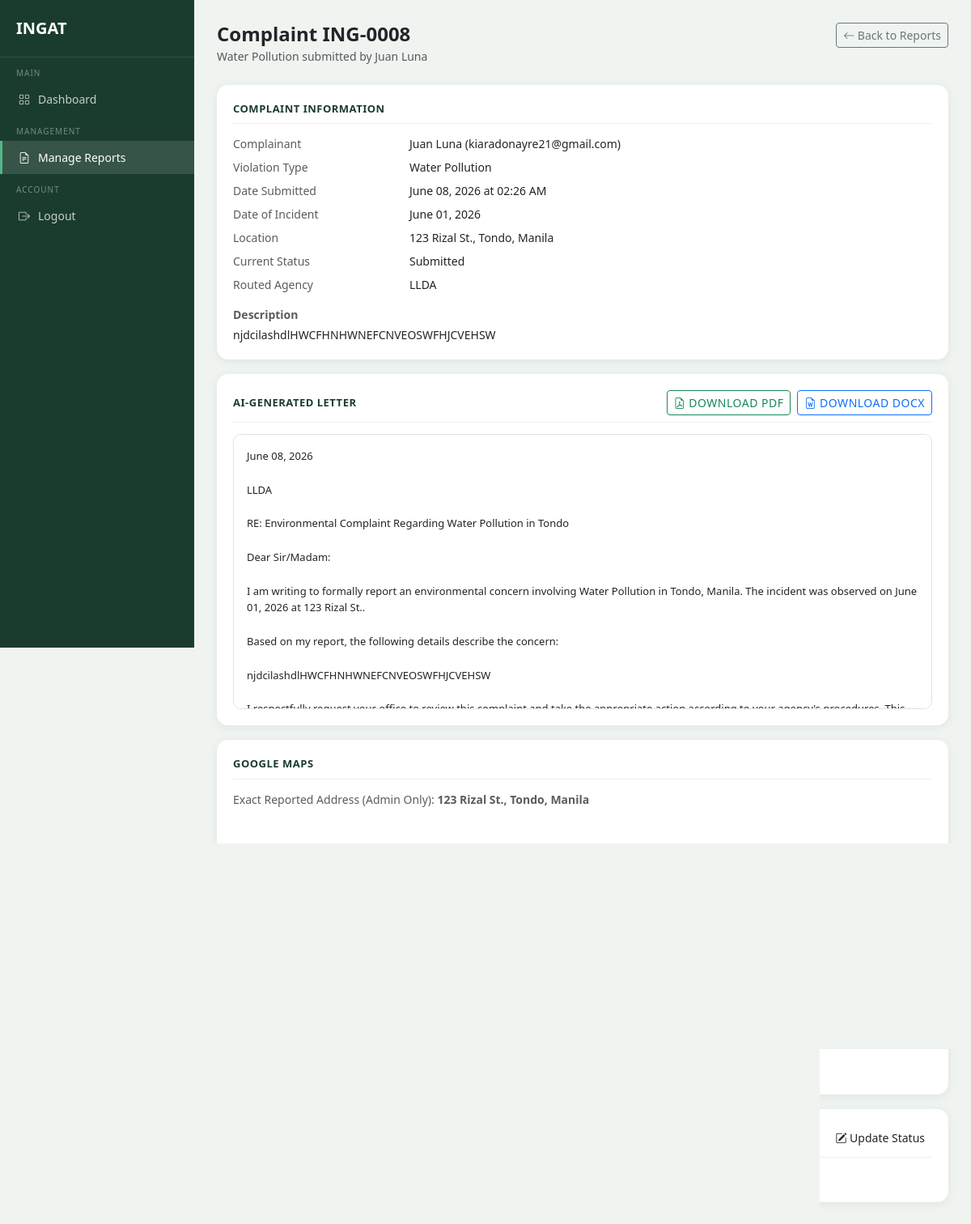
The app's page /admin/reports/8 (signed in) with its own data.
### models.py (models this page shows, shortened)
class Complaint(db.Model):
    __tablename__ = 'complaints'
    id = db.Column(db.Integer, primary_key=True)
    user_id = db.Column(db.Integer, db.ForeignKey('users.id'), nullable=False)
    agency_id = db.Column(db.Integer, db.ForeignKey('agencies.id'), nullable=True)
    violation_type = db.Column(db.String(100), nullable=False)
    street_address = db.Column(db.String(255), nullable=False)
    barangay = db.Column(db.String(100), nullable=False)
    municipality = db.Column(db.String(100), nullable=False)
    date_incident = db.Column(db.Date, nullable=False)
    description = db.Column(db.Text, nullable=False)
    photo_path = db.Column(db.String(255), nullable=True)
    generated_letter = db.Column(db.Text, nullable=True)
    letter_generated = db.Column(db.Boolean, default=False)
    status = db.Column(db.String(50), default='Submitted')
    created_at = db.Column(db.DateTime, default=datetime.utcnow)
    status_history = db.relationship('StatusHistory', backref='complaint', lazy=True)

class User(db.Model, UserMixin):
    __tablename__ = 'users'
    id = db.Column(db.Integer, primary_key=True)
    full_name = db.Column(db.String(100), nullable=False)
    email = db.Column(db.String(120), unique=True, nullable=False)
    contact_number = db.Column(db.String(11), nullable=False)
    barangay = db.Column(db.String(100), nullable=False)
    municipality = db.Column(db.String(100), nullable=False)
    password_hash = db.Column(db.String(256), nullable=False)
    status = db.Column(db.String(20), default='active')
    email_notif = db.Column(db.Boolean, default=True)
    inapp_notif = db.Column(db.Boolean, default=True)
    created_at = db.Column(db.DateTime, default=datetime.utcnow)
    complaints = db.relationship('Complaint', backref='complainant', lazy=True)
    email_verifications = db.relationship('EmailVerification', backref='user', lazy=True)

class Agency(db.Model):
    __tablename__ = 'agencies'
    id = db.Column(db.Integer, primary_key=True)
    agency_name = db.Column(db.String(100), nullable=False)
    contact_email = db.Column(db.String(120), nullable=False)
    contact_number = db.Column(db.String(11), nullable=False)
    violation_types = db.Column(db.String(255), nullable=False)
    status = db.Column(db.String(20), default='active')
    created_at = db.Column(db.DateTime, default=datetime.utcnow)
    complaints = db.relationship('Complaint', backref='agency', lazy=True)

### routes/admin_routes.py (the view)
@admin_bp.route('/reports/<int:complaint_id>')
@admin_required
def report_detail(complaint_id):
    from models import Complaint
    complaint = Complaint.query.get_or_404(complaint_id)
    status_history = sorted(
        complaint.status_history,
        key=lambda entry: entry.updated_at,
        reverse=True,
    )
    return render_template(
        'admin/report_detail.html',
        complaint=complaint,
        status_history=status_history,
        status_options=STATUS_OPTIONS,
    )

### routes/auth.py (called while the page is built)
def admin_required(fn):
    @login_required
    @wraps(fn)
    def wrapper(*args, **kwargs):
        from models import AdminUser
        if not isinstance(current_user, AdminUser):
            flash('Please log in as admin.', 'danger')
            return redirect(url_for('admin.admin_login'))
        return fn(*args, **kwargs)
    return wrapper

### templates/admin/report_detail.html (shortened to what this page needs)
<!DOCTYPE html>
<html lang="en">
<head>
    <link href="https://cdn.jsdelivr.net/npm/bootstrap@5.3.0/dist/css/bootstrap.min.css" rel="stylesheet">
    <link href="https://cdn.jsdelivr.net/npm/bootstrap-icons@1.10.5/font/bootstrap-icons.css" rel="stylesheet">
</head>
<body>
<div class="sidebar">
    <a href="{{ url_for('admin.dashboard') }}" class="sidebar-brand">INGAT</a>
    <div class="sidebar-label">Main</div>
    <a href="{{ url_for('admin.dashboard') }}" class="sidebar-item">
        <i class="bi bi-grid"></i> Dashboard
    </a>
    <div class="sidebar-label">Management</div>
    <a href="{{ url_for('admin.manage_reports') }}" class="sidebar-item active">
        <i class="bi bi-file-earmark-text"></i> Manage Reports
    </a>
    <div class="sidebar-label">Account</div>
    <a href="{{ url_for('admin.logout') }}" class="sidebar-item">
        <i class="bi bi-box-arrow-right"></i> Logout
    </a>
</div>
<div class="main-content">
    <div class="d-flex justify-content-between align-items-start mb-4">
        <div>
            <h4 class="fw-bold mb-0">Complaint ING-{{ '%04d' % complaint.id }}</h4>
            <small class="text-muted">{{ complaint.violation_type }} submitted by {{ complaint.complainant.full_name }}</small>
        </div>
        <a href="{{ url_for('admin.manage_reports') }}" class="btn btn-outline-secondary btn-sm">
            <i class="bi bi-arrow-left"></i> Back to Reports
        </a>
    </div>
    <div class="section-card">
        <div class="section-title">Complaint Information</div>
        <div class="row small g-2">
            <div class="col-md-3 text-muted">Complainant</div>
            <div class="col-md-9">{{ complaint.complainant.full_name }} ({{ complaint.complainant.email }})</div>
            <div class="col-md-3 text-muted">Violation Type</div>
            <div class="col-md-9">{{ complaint.violation_type }}</div>
            <div class="col-md-3 text-muted">Date Submitted</div>
            <div class="col-md-9">{{ complaint.created_at.strftime('%B %d, %Y at %I:%M %p') }}</div>
            <div class="col-md-3 text-muted">Date of Incident</div>
            <div class="col-md-9">{{ complaint.date_incident.strftime('%B %d, %Y') }}</div>
            <div class="col-md-3 text-muted">Location</div>
            <div class="col-md-9">{{ complaint.street_address }}, {{ complaint.barangay }}, {{ complaint.municipality }}</div>
            <div class="col-md-3 text-muted">Current Status</div>
            <div class="col-md-9">{{ complaint.status }}</div>
            {% if complaint.agency %}
            <div class="col-md-3 text-muted">Routed Agency</div>
            <div class="col-md-9">{{ complaint.agency.agency_name }}</div>
            {% endif %}
        </div>
        <div class="mt-3">
            <p class="small fw-semibold text-muted mb-1">Description</p>
            <p class="small mb-0">{{ complaint.description }}</p>
        </div>
    </div>
    <div class="section-card">
        <div class="section-title d-flex align-items-center justify-content-between">
            <span>AI-Generated Letter</span>
            {% if complaint.letter_generated and complaint.generated_letter %}
            <div class="d-flex gap-2">
                <a class="btn btn-outline-success btn-sm" href="{{ url_for('admin.download_letter_pdf', complaint_id=complaint.id) }}">
                    <i class="bi bi-file-earmark-pdf"></i> Download PDF
                </a>
                <a class="btn btn-outline-primary btn-sm" href="{{ url_for('admin.download_letter_docx', complaint_id=complaint.id) }}">
                    <i class="bi bi-file-earmark-word"></i> Download DOCX
                </a>
            </div>
            {% endif %}
        </div>
        {% if complaint.letter_generated and complaint.generated_letter %}
            <div class="letter-preview">{{ complaint.generated_letter }}</div>
        {% else %}
            <p class="small text-muted mb-0">No generated letter is available for this complaint.</p>
        {% endif %}
    </div>
    <div class="section-card">
        <div class="section-title">Google Maps</div>
        <p class="small text-muted mb-2">Exact Reported Address (Admin Only): <strong>{{ complaint.street_address }}, {{ complaint.barangay }}, {{ complaint.municipality }}</strong></p>
        <iframe
            style="width: 100%; height: 320px; border: 0; border-radius: 12px;"
            loading="lazy"
            src="https://www.google.com/maps?q={{ complaint.barangay|urlencode }},{{ complaint.municipality|urlencode }}&output=embed">
        </iframe>
    </div>
    <div class="section-card">
        <div class="section-title d-flex align-items-center justify-content-between">
            <span>Status History</span>
            <button class="btn btn-ingat btn-sm" type="button" data-bs-toggle="modal" data-bs-target="#updateStatusModal">
                <i class="bi bi-pencil-square"></i> Update Status
            </button>
        </div>
        {% if status_history %}
            {% for entry in status_history %}
            <div class="timeline-item">
                <p class="small fw-semibold mb-0">{{ entry.new_status }}</p>
                <p class="small text-muted mb-0">{{ entry.updated_at.strftime('%B %d, %Y at %I:%M %p') }}</p>
                {% if entry.remarks %}
                <p class="small mb-0 mt-1">{{ entry.remarks }}</p>
                {% endif %}
            </div>
            {% endfor %}
        {% else %}
            <p class="small text-muted mb-0">No status updates have been added yet.</p>
        {% endif %}
    </div>
</div>
</body>
</html>

### templates/admin/report_detail.html (style rules this page uses)
body { background-color: #f0f4f0; font-family: 'Segoe UI', sans-serif; }
.sidebar { width: 240px; min-height: 100vh; background-color: #1A3C2E; position: fixed; top: 0; left: 0; padding-top: 20px; z-index: 100; }
.sidebar-brand { color: white; font-size: 20px; font-weight: 700; padding: 0 20px 20px; border-bottom: 1px solid rgba(255,255,255,.1); display: block; text-decoration: none; }
.sidebar-label { font-size: 10px; text-transform: uppercase; letter-spacing: 1px; color: rgba(255,255,255,.4); padding: 12px 20px 4px; }
.sidebar-item { display: flex; align-items: center; gap: 10px; padding: 10px 20px; color: rgba(255,255,255,.75); text-decoration: none; font-size: 14px; border-left: 3px solid transparent; }
.sidebar-item:hover, .sidebar-item.active { background: rgba(255,255,255,.12); color: white; border-left-color: #52B788; }
.main-content { margin-left: 240px; padding: 28px; }
.section-card { background: white; border-radius: 14px; padding: 20px; box-shadow: 0 2px 12px rgba(0,0,0,.07); margin-bottom: 18px; }
.section-title { font-size: 13px; font-weight: 700; color: #1A3C2E; text-transform: uppercase; letter-spacing: .5px; border-bottom: 1px solid #edf2ef; padding-bottom: 8px; margin-bottom: 14px; }
.letter-preview { background: #fff; border: 1px solid #dee2e6; border-radius: 10px; padding: 16px; max-height: 340px; overflow-y: auto; white-space: pre-wrap; font-size: 13px; line-height: 1.6; }

### records on screen
Complaint: id "0008", violation_type "Water Pollution", created_at "June 08, 2026 at 02:26 AM", date_incident "June 01, 2026", street_address "123 Rizal St.", barangay "Tondo", municipality "Manila", status "Submitted", description "njdcilashdlHWCFHNHWNEFCNVEOSWFHJCVEHSW", generated_letter "June 08, 2026 LLDA RE: Environmental Complaint Regarding Water Pollution in Tondo Dear Sir/Madam: I am writing to formally report an environmental concern involving Water Pollution in Tondo, Manila. The incident was observed on June 01, 2026 at 123 Rizal St.. Based on my report, the following details describe the concern: njdcilashdlHWCFHNHWNEFCNVEOSWFHJCVEHSW…"
User: complainant.full_name "Juan Luna", complainant.email "kiaradonayre21@gmail.com"
Agency: agency.agency_name "LLDA"
